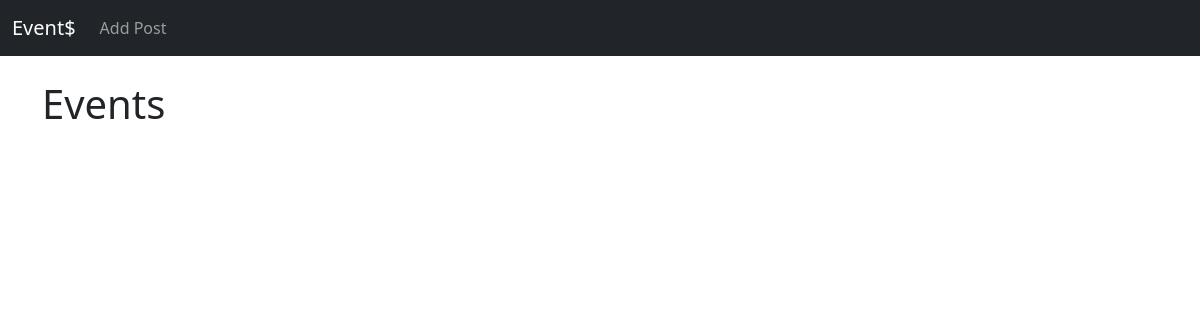
/, run on an earlier commit of the app's database.
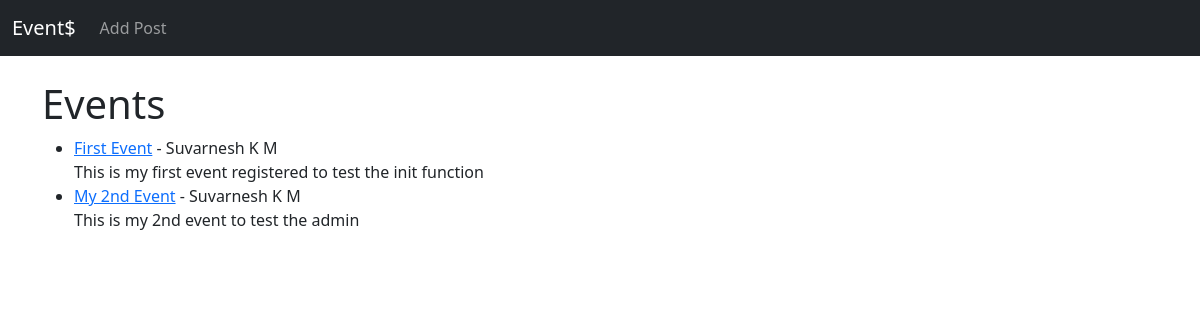
And on a later commit of the database.
### theevent/models.py (models this page shows, shortened)
class Post(models.Model):
	title = models.CharField(max_length=255)
	title_tag = models.CharField(max_length=255)
	author = models.ForeignKey(User, on_delete=models.CASCADE)
	body = models.TextField()

### theevent/views.py (the view)
# urls.py: path('', HomeView.as_view(), name="home"),
class HomeView(ListView):
	model = Post
	template_name = 'home.html'

### theevent/templates/home.html
{% extends 'base.html' %}
{% block content %}
<h1>Events</h1>
<ul>
	{% for post in object_list %}
	<li><a href="{% url 'event-detail' post.pk %}">{{ post.title }}</a> - {{ post.author.first_name }} {{ post.author.last_name }}<br />
	{{ post.body }}</li>
	{% endfor %}
</ul>
{% endblock %}

What changed in the data, as far as the page shows it:
added Post: title "First Event", author.first_name "Suvarnesh", author.last_name "K M", body "This is my first event registered to test the init function"
added Post: title "My 2nd Event", author.first_name "Suvarnesh", author.last_name "K M", body "This is my 2nd event to test the admin"
